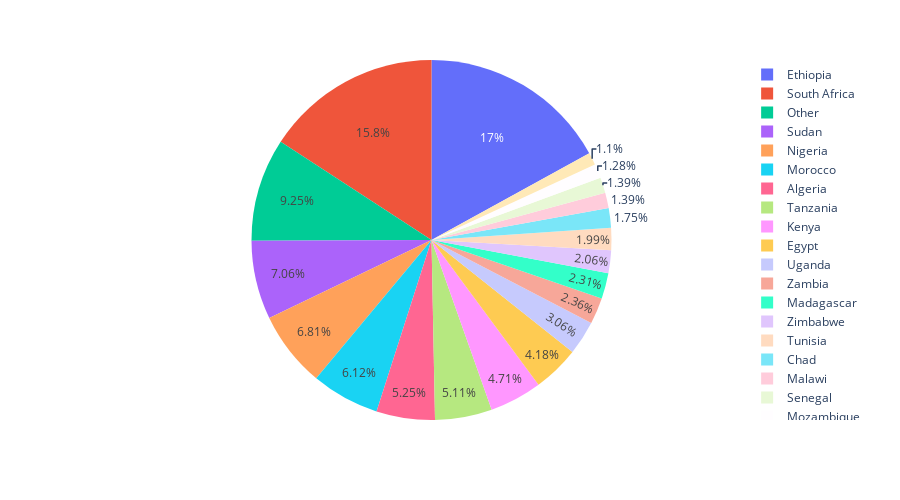

The code cell stored with this chart in its notebook:
### Code cell
geemap.pie_chart(esri_cropland, names = 'NAME', values = '2020', max_rows = 20, height = 500)

### Figure 1 — Plotly figure (JSON) as saved in the notebook; plotly's stock layout.template omitted (floating-point values rounded to 4 significant figures)
{"data": [{"domain": {"x": [0, 1], "y": [0, 1]}, "hovertemplate": "NAME=%{label}<br>2020=%{value}<extra></extra>", "labels": ["Ethiopia", "South Africa", "Sudan", "Nigeria", "Morocco", "Algeria", "Tanzania", "Kenya", "Egypt", "Uganda", "Zambia", "Madagascar", "Zimbabwe", "Tunisia", "Chad", "Malawi", "Senegal", "Mozambique", "Mali", "Other", "Other", "Other", "Other", "Other", "Other", "Other", "Other", "Other", "Other", "Other", "Other", "Other", "Other", "Other", "Other", "Other", "Other", "Other", "Other", "Other", "Other", "Other", "Other", "Other", "Other", "Other", "Other", "Other", "Other", "Other", "Other"], "legendgroup": "", "name": "", "showlegend": true, "type": "pie", "values": [185000.0, 172000.0, 76810.0, 74080.0, 66540.0, 57120.0, 55600.0, 51210.0, 45490.0, 33250.0, 25660.0, 25070.0, 22390.0, 21640.0, 19050.0, 15110.0, 15070.0, 13920.0, 11920.0, 11640.0, 10190.0, 8664.0, 7454.0, 6509.0, 6027.0, 5865.0, 4587.0, 4207.0, 4132.0, 3625.0, 3498.0, 3407.0, 2839.0, 2473.0, 2334.0, 2025.0, 1685.0, 1591.0, 1591.0, 1576.0, 1430.0, 855.0, 717.4, 542.3, 468.4, 326.1, 262, 48.89, 36.98, 17.73, 5]}], "layout": {"height": 500, "legend": {"tracegroupgap": 0}, "margin": {"t": 60}}}
